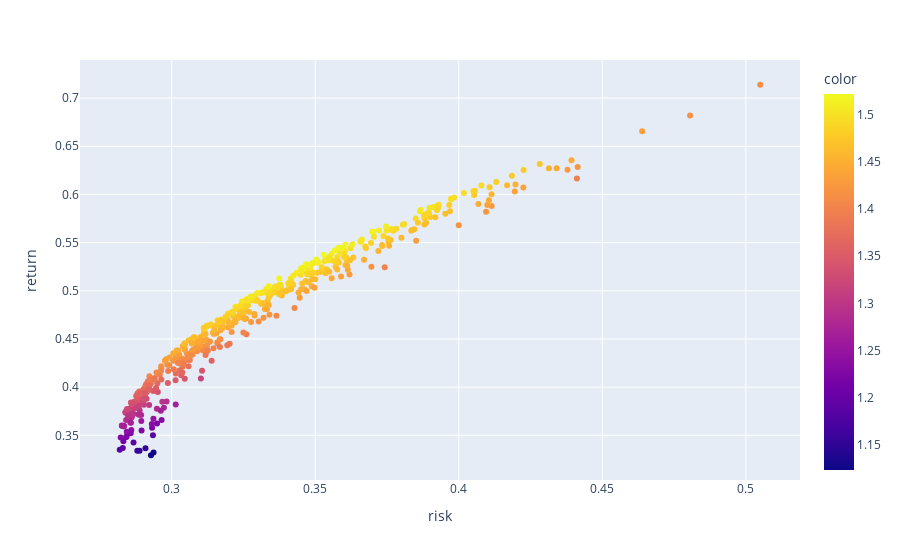

Notebook code for this chart:
### Code cell
px.scatter(data_nueva, x='risk', y='return', color=p_sharpe)

### Figure 1 — Plotly figure (JSON) as saved in the notebook; plotly's stock layout.template omitted (floating-point values rounded to 4 significant figures; data arrays with more than 128 entries replaced by an {"elided": "..."} marker saying what was removed)
{"data": [{"hovertemplate": "risk=%{x}<br>return=%{y}<br>color=%{marker.color}<extra></extra>", "legendgroup": "", "marker": {"color": {"elided": "500 float values"}, "coloraxis": "coloraxis", "symbol": "circle"}, "mode": "markers", "name": "", "orientation": "v", "showlegend": false, "type": "scatter", "x": {"elided": "500 float values"}, "xaxis": "x", "y": {"elided": "500 float values"}, "yaxis": "y"}], "layout": {"coloraxis": {"colorbar": {"title": {"text": "color"}}, "colorscale": [[0, "#0d0887"], [0.1111, "#46039f"], [0.2222, "#7201a8"], [0.3333, "#9c179e"], [0.4444, "#bd3786"], [0.5556, "#d8576b"], [0.6667, "#ed7953"], [0.7778, "#fb9f3a"], [0.8889, "#fdca26"], [1, "#f0f921"]]}, "legend": {"tracegroupgap": 0}, "margin": {"t": 60}, "xaxis": {"anchor": "y", "domain": [0, 1], "title": {"text": "risk"}}, "yaxis": {"anchor": "x", "domain": [0, 1], "title": {"text": "return"}}}}
